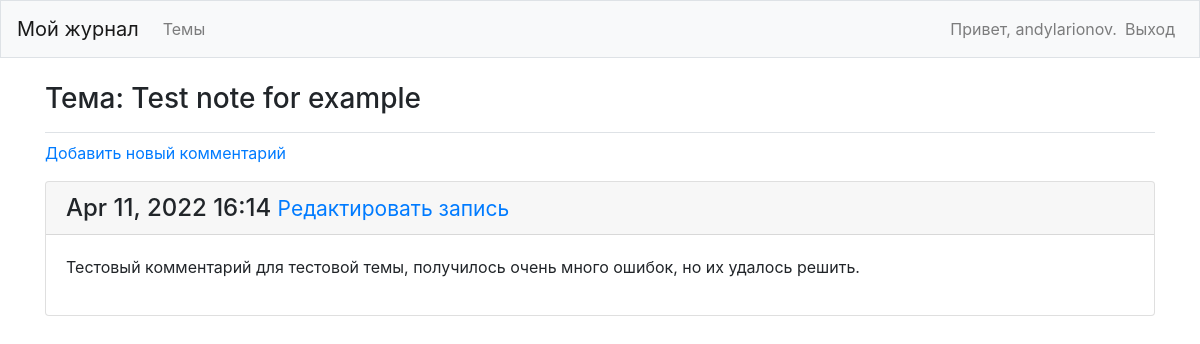
Page /topics/3/ (signed in) on the earlier database version.
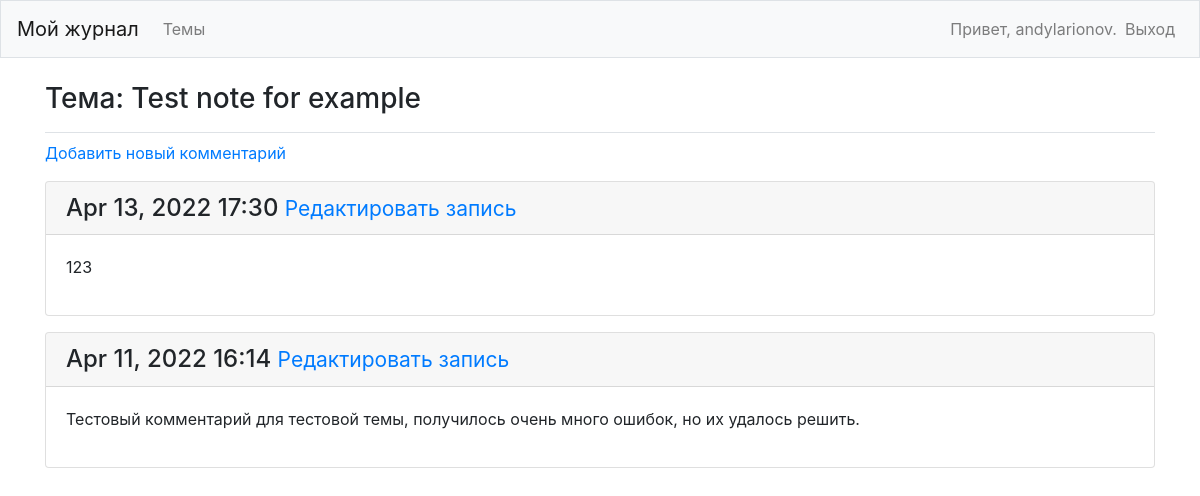
Same page on the later database version.
### my_journal_p/models.py (models this page shows, shortened)
class Topic(models.Model):
    text = models.CharField(max_length=200)
    date_added = models.DateTimeField(auto_now_add=True)
    owner = models.ForeignKey(User, on_delete=models.CASCADE)
    def __str__(self):
        return self.text

class Entry(models.Model):
    topic = models.ForeignKey(Topic, on_delete=models.CASCADE)
    text = models.TextField()
    date_added = models.DateTimeField(auto_now_add=True)
    class Meta:
        verbose_name_plural = 'entries'

### my_journal_p/views.py (the view)
# urls.py: path('topics/<int:topic_id>/', views.topic, name='topic'),
@login_required()
def topic(request, topic_id):
    topic = Topic.objects.get(id=topic_id)
    check_topic_owner(topic.owner, request)
    entries = topic.entry_set.order_by('-date_added')
    context = {'topic':topic, 'entries': entries}
    return render(request, 'my_journal_p/topic.html', context)

### my_journal_p/views.py (called while the page is built)
def check_topic_owner(owner, request):
    if owner != request.user:
        raise Http404

### my_journal_p/templates/my_journal_p/topic.html (shortened to what this page needs)
<!DOCTYPE html>
<html lang="en">
<head>
</head>
<body>
{% extends "my_journal_p/base.html" %}
{% block page_header %}
  <h3>Тема: {{topic}}</h3>
{% endblock page_header %}
{%block content%}
  <p>
      <a href="{% url 'my_journal_p:new_entry' topic.id %}">Добавить новый комментарий</a>
  </p>
      {% for entry in entries %}
      <div class="card mb-3">
      <h4 class="card-header">
          {{ entry.date_added|date:'M d, Y H:i'}}
          <small><a href="{%url 'my_journal_p:edit_entry' entry.id%}">Редактировать запись</a></small>
      </h4>
      <div class="card-body">
           {{entry.text|linebreaks}}
      </div>
      </div>
       {% empty %}
        <p>There are no entries for this topics yet</p>
      {% endfor %}
{% endblock content %}

### my_journal_p/templates/my_journal_p/base.html (shortened to what this page needs)
{% load bootstrap4 %}
<!doctype html>
<html lang="ru">
<head>
  {% bootstrap_css %}
</head>
<body>
<nav class="navbar navbar-expand-md navbar-light bg-light mb-4 border">
  <a class="navbar-brand" href="{% url 'my_journal_p:index' %}">Мой журнал</a>
<div class = "collapse navbar-collapse" id="navbarCollapse">
  <ul class="navbar-nav mr-auto">
    <li class="nav-item">
      <a class="nav-link" href="{% url 'my_journal_p:topics'%}">Темы</a>
    </li>
  </ul>
  <ul class="navbar-nav ml-auto">
    {% if user.is_authenticated %}
    <li class="nav-item">
      <span class="navbar-text">Привет, {{ user.username}}.</span>
    </li>
    <li class="nav-item">
      <a class="nav-link" href="{% url 'users:logout' %}">Выход</a>
    </li>
    {% endif %}
  </ul>
</div>
</nav>
<main role="main" class="container">
  <div class="pb-2 mb-2 border-bottom">
    {% block page_header %}{% endblock page_header %}
  </div>
  <div>
    {% block content %} {%endblock content%}
  </div>
</main>
</body>
</html>

Differences in the rows shown:
added Entry: date_added "Apr 13, 2022 17:30", text "123"
